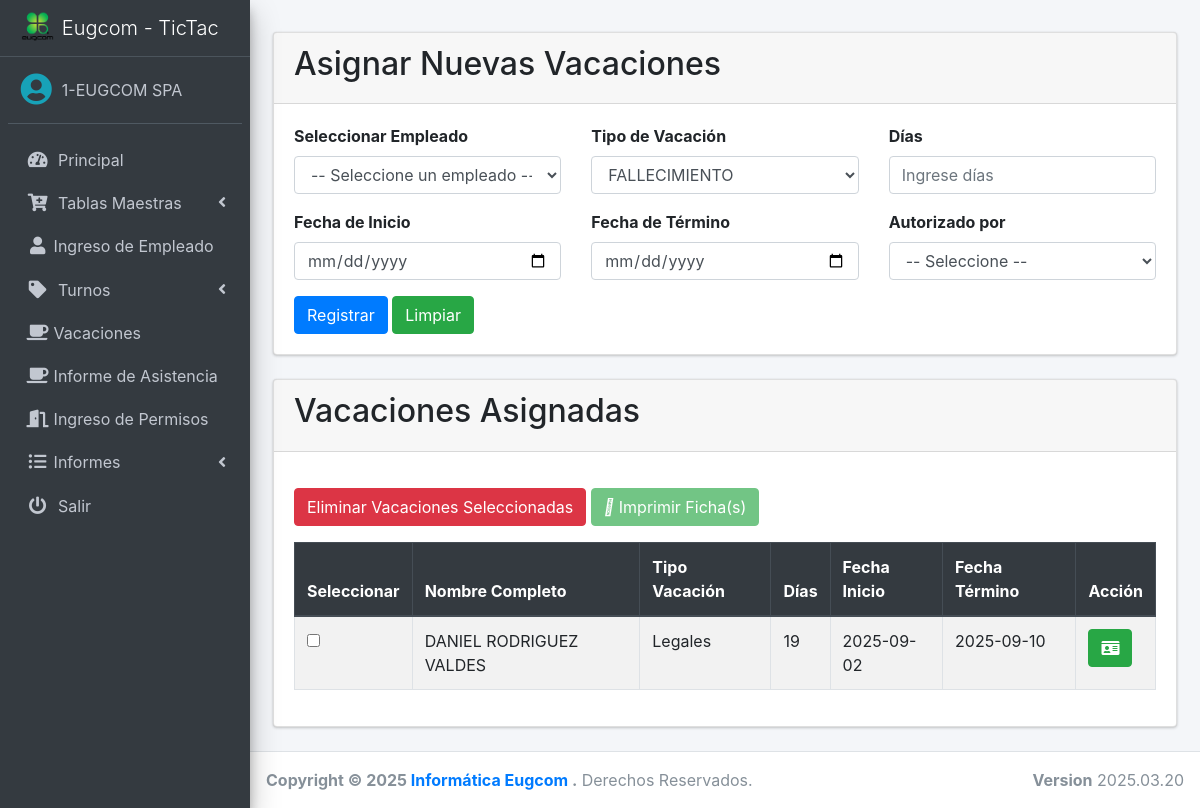
The app's page /src/vacaciones.php (signed in), older data.
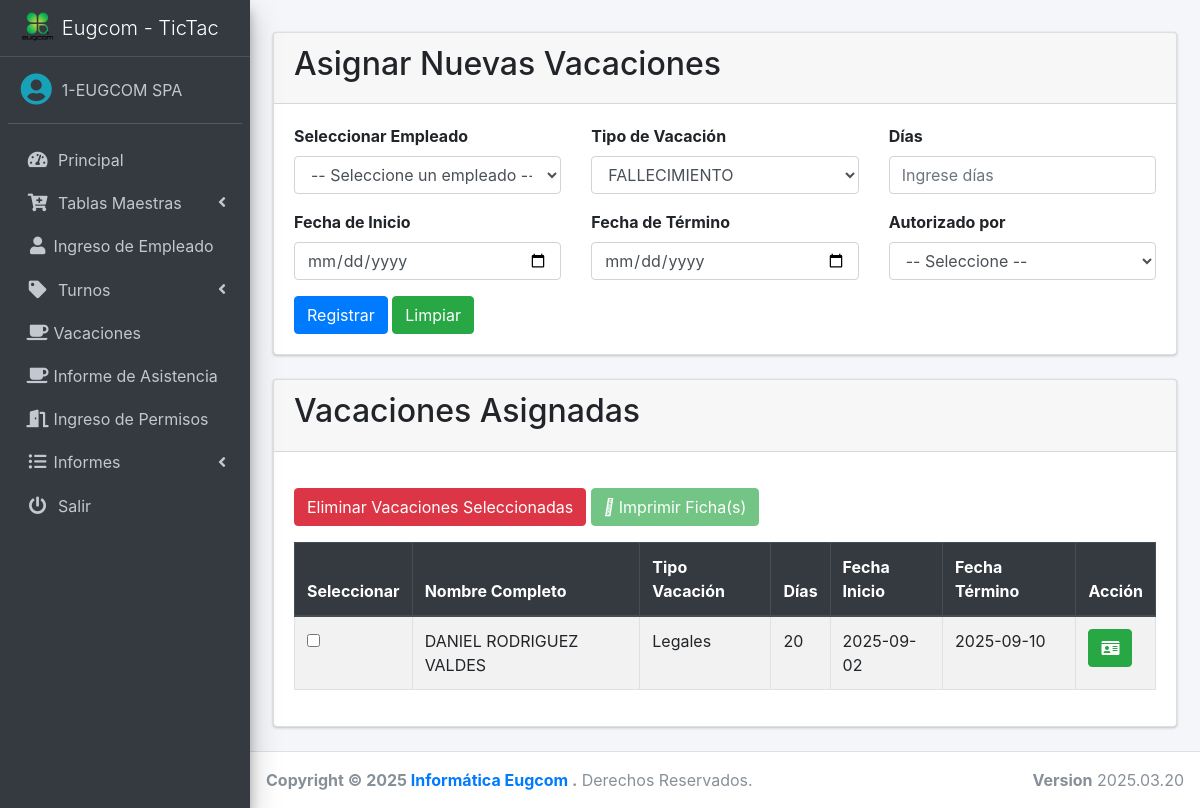
The same page, newer data.
### tables this page shows
CREATE TABLE `vacaciones` (
  `id_vacaciones` int(10) NOT NULL,
  `id_tipovacacion` int(10) NOT NULL,
  `anio` int(10) NOT NULL,
  `fecha_inicio` date NOT NULL,
  `fecha_termino` date NOT NULL,
  `dias` int(10) NOT NULL,
  `periodo` int(10) NOT NULL,
  `dia_usado` int(10) NOT NULL,
  `dia_restante` int(10) NOT NULL,
  `id_usuario` int(10) NOT NULL,
  `aprobacion` int(10) NOT NULL,
  `status` tinyint(5) NOT NULL,
  `id_autoriza` int(10) DEFAULT NULL
);

CREATE TABLE `tipo_vacaciones` (
  `id_tipovacacion` int(10) NOT NULL,
  `descripcion` varchar(250) NOT NULL,
  `status` tinyint(5) NOT NULL DEFAULT 1,
  `id_empresas` int(10) NOT NULL
);

### src/vacaciones.php (the view, shortened to what the changed rows need)
<?php
include "includes/header.php";
?>
<!DOCTYPE html>
<html lang="es">
<head>
    <link href="https://stackpath.bootstrapcdn.com/bootstrap/4.5.2/css/bootstrap.min.css" rel="stylesheet">
    <link rel="stylesheet" href="https://cdnjs.cloudflare.com/ajax/libs/font-awesome/5.15.4/css/all.min.css">
</head>
<body>
<div class="card mt-4">
    <div class="card-header">
        <h2>Asignar Nuevas Vacaciones</h2>
    </div>
</div>
<div class="card mt-4">
    <div class="card-header">
        <h2>Vacaciones Asignadas</h2>
    </div>
    <div class="card-body">
        <form id="formEliminarVacaciones" onsubmit="return false;">
            <div class="table-responsive">
                <table class="table table-hover table-striped table-bordered">
                    <thead class="thead-dark">
                        <tr>
                            <th>Seleccionar</th>
                            <th>Nombre Completo</th>
                            <th>Tipo Vacación</th>
                            <th>Días</th>
                            <th>Fecha Inicio</th>
                            <th>Fecha Término</th>
                            <th>Acción</th>
                        </tr>
                    </thead>
                    <tbody>
                        <?php
                        $query_sql = "SELECT
                                        v.id_vacaciones,
                                        u.id_usuarios,
                                        u.rut,
                                        CONCAT(u.nombres, ' ', u.apellido1, ' ', u.apellido2) AS nombre_completo,
                                        v.dias,
                                        v.fecha_inicio,
                                        v.fecha_termino,
                                        tv.descripcion AS tipo_vacacion,
                                        v.id_tipovacacion,
                                        e.RazonSocial AS autorizador,
                                        e2.RazonSocial AS RazonSocial
                                    FROM vacaciones v
                                    INNER JOIN usuarios u ON v.id_usuario = u.id_usuarios
                                    INNER JOIN tipo_vacaciones tv ON v.id_tipovacacion = tv.id_tipovacacion
                                    INNER JOIN empresas e ON u.id_empresa = e.id_empresas
                                    LEFT JOIN usuarios au ON v.id_autoriza = au.id_usuarios
                                    LEFT JOIN empresas e2 ON v.id_autoriza = e2.id_empresas
                                    WHERE u.id_empresa = '$id_empresa' AND u.status = 1
                                    ORDER BY u.nombres";
                        $query = mysqli_query($conexion, $query_sql);
                        if (mysqli_num_rows($query) > 0) {
                            while ($data = mysqli_fetch_assoc($query)) {
                                $vacacion_data = [
                                    'id_vacaciones' => $data['id_vacaciones'],
                                    'nombre_completo' => $data['nombre_completo'],
                                    'rut' => $data['rut'],
                                    'tipo_vacacion' => $data['tipo_vacacion'],
                                    'dias' => $data['dias'],
                                    'fecha_inicio' => $data['fecha_inicio'],
                                    'fecha_termino' => $data['fecha_termino'],
                                    'autorizador' => $data['autorizador'] ? $data['autorizador'] : 'N/A'
                                ];
                                $vacacion_json = htmlspecialchars(json_encode($vacacion_data), ENT_QUOTES, 'UTF-8');
                                ?>
                                <tr>
                                    <td>
                                        <input type="checkbox" name="vacaciones_seleccionadas[]" value="<?php echo $data['id_vacaciones']; ?>"
                                            onclick='seleccionarFicha(this, <?php echo $vacacion_json; ?>)'>
                                    </td>
                                    <td><?php echo $data['nombre_completo']; ?></td>
                                    <td><?php echo $data['tipo_vacacion']; ?></td>
                                    <td><?php echo $data['dias']; ?></td>
                                    <td><?php echo $data['fecha_inicio']; ?></td>
                                    <td><?php echo $data['fecha_termino']; ?></td>
                                    <td>
                                        <a href="#" onclick="fichavacaciones(
                                            <?php echo $data['id_vacaciones']; ?>,
                                            '<?php echo addslashes($data['nombre_completo']); ?>',
                                            '<?php echo addslashes($data['dias']); ?>',
                                            '<?php echo addslashes($data['fecha_inicio']); ?>',
                                            '<?php echo addslashes($data['fecha_termino']); ?>',
                                            '<?php echo addslashes($data['tipo_vacacion']); ?>',
                                            <?php echo $data['id_tipovacacion']; ?>
                                        )" class="btn btn-success">
                                            <i class='fas fa-id-card'></i>
                                        </a>
                                    </td>
                                </tr>
                                <?php
                            }
                        } else {
                            echo "<tr><td colspan='7' class='text-center'>No se encontraron empleados con vacaciones asignadas.</td></tr>";
                        }
                        ?>
                    </tbody>
                </table>
            </div>
        </form>
    </div>
</div>
<?php include_once "includes/footer.php"; ?>

Row changes from the older to the newer data that the page shows:
changed vacaciones "Legales": dias "19" → "20"
